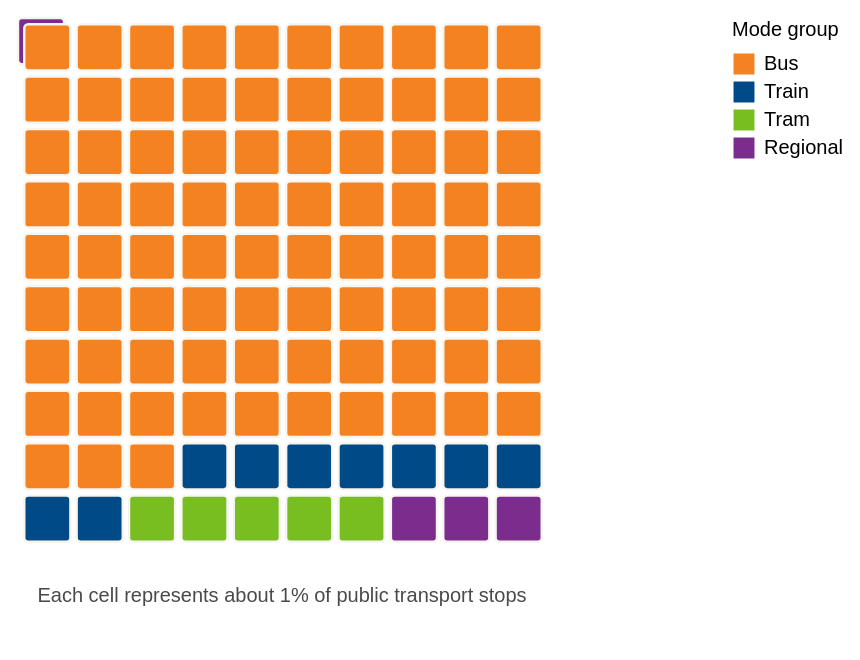

Express this chart as Vega-Lite.
### Vega specification from a JSON file in a GitHub repository (floating-point values rounded to 4 significant figures)
{"$schema": "https://vega.github.io/schema/vega/v5.json", "width": 430, "height": 330, "padding": {"left": 8, "right": 8, "top": 8, "bottom": 8}, "autosize": {"type": "fit", "contains": "padding"}, "background": "transparent", "data": [{"name": "cells", "values": [{}], "transform": [{"type": "sequence", "start": 0, "stop": 100, "as": "cell"}, {"type": "formula", "as": "mode_group", "expr": "datum.cell < 83 ? 'Bus' : datum.cell < 92 ? 'Train' : datum.cell < 97 ? 'Tram' : 'Regional'"}, {"type": "formula", "as": "stops", "expr": "datum.mode_group == 'Bus' ? 25794 : datum.mode_group == 'Train' ? 2869 : datum.mode_group == 'Tram' ? 1638 : 869"}, {"type": "formula", "as": "share", "expr": "datum.stops / 31170"}, {"type": "formula", "as": "col", "expr": "datum.cell % 10"}, {"type": "formula", "as": "row", "expr": "9 - floor(datum.cell / 10)"}]}], "scales": [{"name": "x", "type": "band", "domain": [0, 1, 2, 3, 4, 5, 6, 7, 8, 9], "range": [0, 265], "padding": 0.12}, {"name": "y", "type": "band", "domain": [0, 1, 2, 3, 4, 5, 6, 7, 8, 9], "range": [265, 0], "padding": 0.12}, {"name": "color", "type": "ordinal", "domain": ["Bus", "Train", "Tram", "Regional"], "range": ["#F58220", "#004B87", "#78BE20", "#7B2D8E"]}], "legends": [{"fill": "color", "title": "Mode group", "orient": "right", "labelFont": "Source Sans 3, sans-serif", "titleFont": "Source Sans 3, sans-serif", "labelFontSize": 11, "titleFontSize": 12, "symbolType": "square", "encode": {"symbols": {"update": {"size": {"value": 110}}}}}], "marks": [{"type": "rect", "from": {"data": "cells"}, "encode": {"enter": {"x": {"scale": "x", "field": "col"}, "y": {"scale": "y", "field": "row"}, "width": {"scale": "x", "band": 1}, "height": {"scale": "y", "band": 1}, "cornerRadius": {"value": 2}, "fill": {"scale": "color", "field": "mode_group"}, "stroke": {"value": "#F6F5F0"}, "strokeWidth": {"value": 1.2}, "tooltip": {"signal": "{'Mode group': datum.mode_group, 'Approximate share': format(datum.share, '.1%'), 'Stops': format(datum.stops, ',')}"}}}}, {"type": "text", "encode": {"enter": {"x": {"value": 132}, "y": {"value": 292}, "align": {"value": "center"}, "font": {"value": "Source Sans 3, sans-serif"}, "fontSize": {"value": 11}, "fill": {"value": "#4A4A4A"}, "text": {"value": "Each cell represents about 1% of public transport stops"}}}}]}
